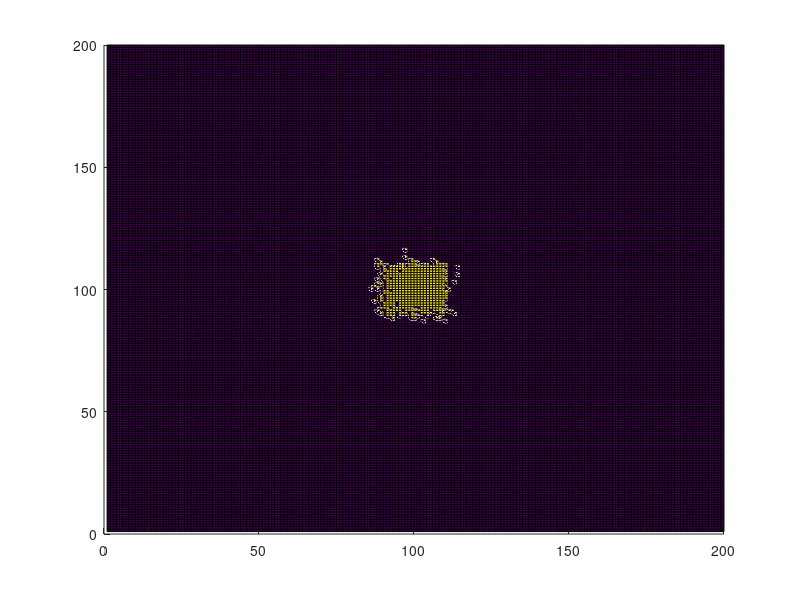

Here is the MATLAB script that generated this plot:
% Author: Nawaf k. Abdullah
% Simulation of cream in coffee problem
% Reference: Computational Physics 2nd Edition - Nicholas J. Giordano and
% Hisao Nakanishi

numIt=input('Enter number of iterations > ');
x=200;
y=200;
grid = zeros(x,y);

for a=90:110
    for b=90:110
        grid(a,b)=1;
    end
end

for n=1:numIt
for i=1:x-1
    for j=1:y-1
        if ( grid(i,j)== 1 )
            grid(i,j)=0;
            
            r=rand(1);
            %Direction possibility #1
            if (r < 0.25)
                if ( grid(i+1,j)==1 )
                    grid(i,j)=1;
                else
                    grid(i+1,j)=1;
                end
                
            %Direction possibility #2
            elseif  (r >= 0.25 && r < 0.50)
                if ( grid(i-1,j)==1 )
                    grid(i,j)=1;
                else
                    grid(i-1,j)=1;
                end
                
            %Direction possibility #3
            elseif (r >= 0.50 && r < 0.75)
                if ( grid(i,j+1)==1 )
                    grid(i,j)=1;
                else
                    grid(i,j+1)=1;
                end
                
            %Direction possibility #4
            else 
               if ( grid(i,j-1)==1 )
                   grid(i,j)=1;
               else
                    grid(i,j-1)=1;
               end
               
            end
        end
    end
end
end

%Plot
surface(grid);